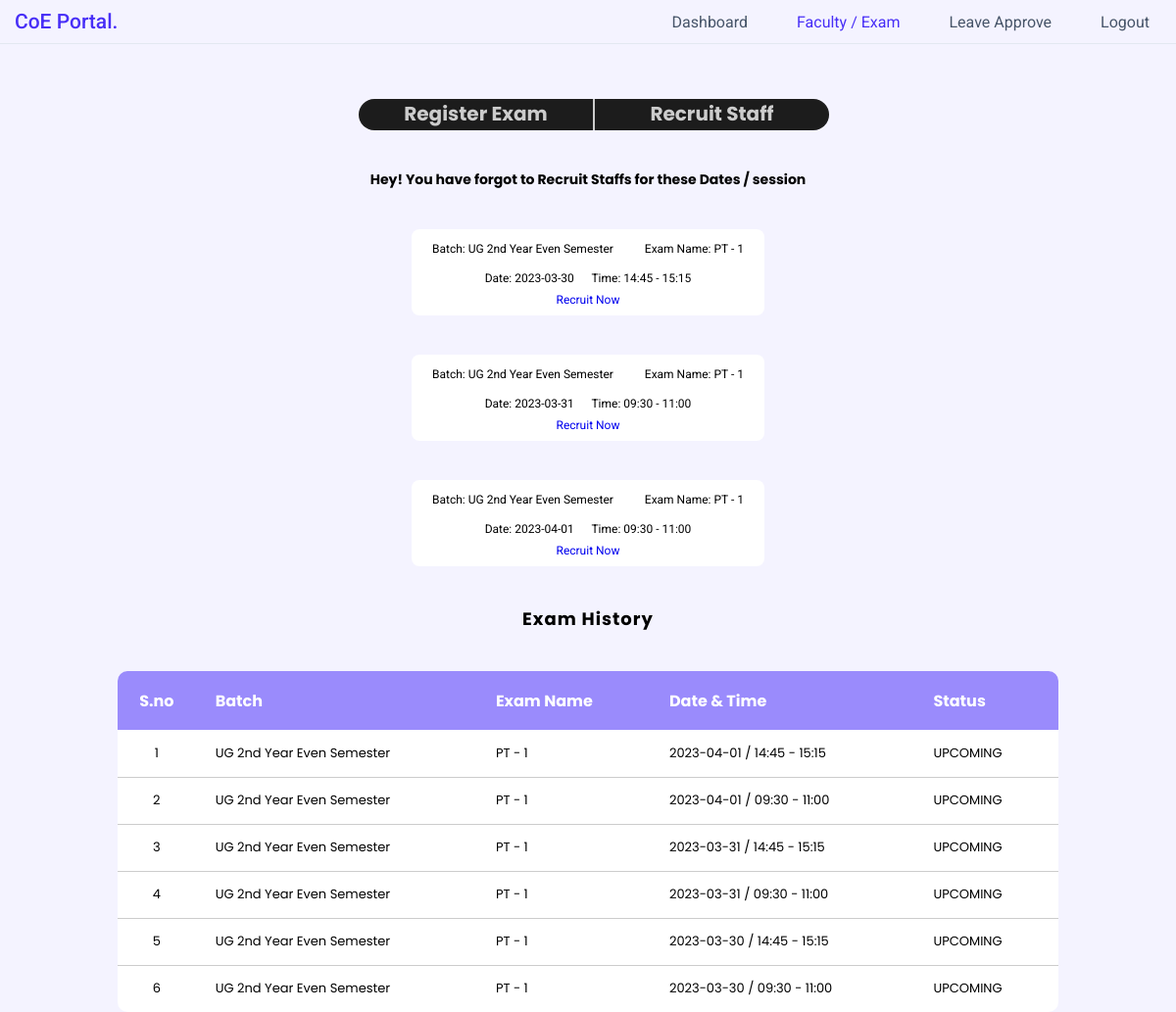
/admin/faculty.php (signed in), run on the app's committed database.
### tables this page shows
CREATE TABLE IF NOT EXISTS `exam_details` (
  `id` int NOT NULL AUTO_INCREMENT,
  `batch` varchar(45) DEFAULT NULL,
  `exam_name` varchar(45) DEFAULT NULL,
  `date` date DEFAULT NULL,
  `ftime` varchar(45) DEFAULT NULL,
  `ttime` varchar(45) DEFAULT NULL,
  `state` varchar(45) DEFAULT 'UPCOMING',
  `status` varchar(45) DEFAULT 'NOT RECRUITED',
  `date_time` varchar(100) DEFAULT NULL,
  PRIMARY KEY (`id`),
  UNIQUE KEY `id_UNIQUE` (`id`)
);

### admin/faculty.php (the view, shortened to what this page needs)
<?php
include '../config.php';
?>
<!DOCTYPE html>
<html lang="en">
<head>
    <link rel="stylesheet" href="../css/style.css" />
    <link rel='stylesheet' href='https://cdnjs.cloudflare.com/ajax/libs/font-awesome/4.6.3/css/font-awesome.min.css'>
</head>
<body>
    <header class="header">
        <nav class="navbar">
            <a href="#" class="nav-logo">CoE Portal.</a>
            <ul class="nav-menu">
                <li class="nav-item">
                    <a href="index.php" class="nav-link">Dashboard</a>
                </li>
                <li class="nav-item">
                    <a href="#" class="active nav-link">Faculty / Exam</a>
                </li>
                <li class="nav-item">
                    <a href="leave_approve.php" class="nav-link">Leave Approve</a>
                </li>
                <li style="margin-right: 1vw;" class="nav-item">
                    <a href="logout.php" class="nav-link">Logout</a>
                </li>
            </ul>
        </nav>
    </header>
    <div class="fac">
        <a href="./exam_reg.php">
            <div class="fac1">
                <h4>Register Exam</h4>
            </div>
        </a>
        <a href="./faculty_rec.php">
            <div class="fac2">
                <h4>Recruit Staff</h4>
            </div>
        </a>
    </div>
    <section class="exam_history">
        <?php
        $sql = "SELECT * from invigilation.exam_details where status = 'NOT RECRUITED'";
        $result = mysqli_query($link, $sql);
        if (mysqli_num_rows($result) > 0) {
            echo "<h3 class='missed'>Hey! You have forgot to Recruit Staffs for these Dates / session</h3>";
            while ($row = mysqli_fetch_assoc($result)) { ?>
                <div class="carrdd">
                    <div class="carrddss">
                        <p>Batch: <?php echo $row['batch'] ?></p>
                        <p>Exam Name: <?php echo $row['exam_name'] ?></p>
                    </div>
                    <p>Date: <?php echo $row['date'] ?> &nbsp;&nbsp;&nbsp;&nbsp; Time: <?php echo $row['ftime'] ?> - <?php echo $row['ttime'] ?></p>
                    <a href="./faculty_rec.php">
                        <p>Recruit Now</p>
                    </a>
                </div>
            <?php    }
        }
        $sqll = "SELECT * FROM invigilation.exam_details ORDER BY id DESC";
        $resultt = mysqli_query($link, $sqll);
        if (mysqli_num_rows($resultt) > 0) {
            echo "<h3 style = 'font-size:18px; letter-spacing:1px;' class='missed'>Exam History</h3>";
            $temp = 1; ?>
            <table>
                <thead>
                    <tr>
                        <th class="table_sno">S.no</th>
                        <th>Batch</th>
                        <th>Exam Name</th>
                        <th>Date & Time</th>
                        <th>Status</th>
                    </tr>
                </thead>
                <tbody>
                    <?php
                    while ($roww = mysqli_fetch_assoc($resultt)) { ?>
                        <tr>
                            <td style="text-align:center;"><?php echo $temp ?></td>
                            <td><?php echo $roww['batch'] ?></td>
                            <td><?php echo $roww['exam_name'] ?></td>
                            <td><?php echo $roww['date'] ?> / <?php echo $roww['ftime'] ?> - <?php echo $roww['ttime'] ?></td>
                            <td><?php echo $roww['state'] ?></td>
                        </tr>
                    <?php
                        $temp = $temp + 1;
                    } ?>
                </tbody>
            </table><?php
                }
                    ?>
    </section>
</body>
</html>

### css/style.css (style rules this page uses)
* { margin: 0; padding: 0; box-sizing: border-box; }
html { font-size: 62.5%; font-family: 'Roboto', sans-serif; background-color: #f4f3ff; }
li { list-style: none; }
a { text-decoration: none; }
.header { border-bottom: 1px solid #E2E8F0; }
.navbar { display: flex; justify-content: space-between; align-items: center; padding: 1rem 1.5rem; }
.nav-menu { display: flex; justify-content: space-between; align-items: center; }
.nav-item { margin-left: 5rem; }
.nav-link { font-size: 1.6rem; font-weight: 400; color: #475569; }
.nav-logo { font-size: 2.1rem; font-weight: 500; color: #482ff7; z-index: 99; }
.active { color: #482ff7; }
@media only screen and (min-width: 768px) { .fac { margin-left: 30.5vw; } }
@media only screen and (min-width: 768px) { .fac1 { width: 20vw; } }
@media only screen and (min-width: 768px) { .fac2 { width: 20vw; } }
@media only screen and (min-width: 768px) { .carrdd { background-color: #fff; width: 30vw; height: 11vh; border-radius: 8px; margin: auto; margin-bottom: 5vh; padding: 5px; text-align: center; } }
@media only screen and (min-width: 768px) { .carrddss { display: flex; flex-direction: row; justify-content: space-around; font-size: 12px; } }
@media only screen and (min-width: 768px) { .table_sno { text-align: center; } }
table { border-spacing: 1; border-collapse: collapse; background: white; border-radius: 10px; overflow: hidden; width: 80vw; margin: auto; padding: 20px; font-family: 'Poppins', sans-serif; }
table * { position: relative; }
table td, table th { padding-left: 8px; padding-right: 20px; padding-left: 10px; }
table thead tr { height: 60px; background-color: #9a8bfc; font-size: 16px; color: #fff; border-bottom-left-radius: 6px; border-bottom-right-radius: 6px; border: 0px; padding-right: 20px; padding-left: 20px; }
table tbody tr { height: 48px; border-bottom: 1px solid #ccc; font-size: 13px; }
table tbody tr:last-child { border: 0; }
table td, table th { text-align: left; }
.fac { display: flex; flex-direction: row; margin-top: 7vh; font-size: 20px; font-family: 'Poppins', sans-serif; text-align: center; cursor: pointer; text-decoration: none; }
.fac1 { height: 4vh; background-color: #1c1c1c; border-bottom-left-radius: 20px; border-top-left-radius: 20px; border-right: 1px solid #ccc; color: #ccc; transition: 0.15s; }
.fac2 { height: 4vh; background-color: #1c1c1c; border-top-right-radius: 20px; border-bottom-right-radius: 20px; border-left: 1px solid #ccc; color: #ccc; transition: 0.15s; }
.missed { font-size: 14px; font-family: 'Poppins', sans-serif; text-align: center; margin: 5vh; }
.carrdd p { margin: 1vh; font-size: 12px; }
.carrdd a { width: fit-content; height: 30px; background-color: #7762ff; }

### data on the page
exam_details: batch "UG 2nd Year Even Semester", exam_name "PT - 1", date "2023-03-30", ftime "14:45", ttime "15:15", state "UPCOMING"
exam_details: batch "UG 2nd Year Even Semester", exam_name "PT - 1", date "2023-03-31", ftime "09:30", ttime "11:00", state "UPCOMING"
exam_details: batch "UG 2nd Year Even Semester", exam_name "PT - 1", date "2023-04-01", ftime "09:30", ttime "11:00", state "UPCOMING"
exam_details: batch "UG 2nd Year Even Semester", exam_name "PT - 1", date "2023-04-01", ftime "14:45", ttime "15:15", state "UPCOMING"
exam_details: batch "UG 2nd Year Even Semester", exam_name "PT - 1", date "2023-03-31", ftime "14:45", ttime "15:15", state "UPCOMING"
exam_details: batch "UG 2nd Year Even Semester", exam_name "PT - 1", date "2023-03-30", ftime "09:30", ttime "11:00", state "UPCOMING"
